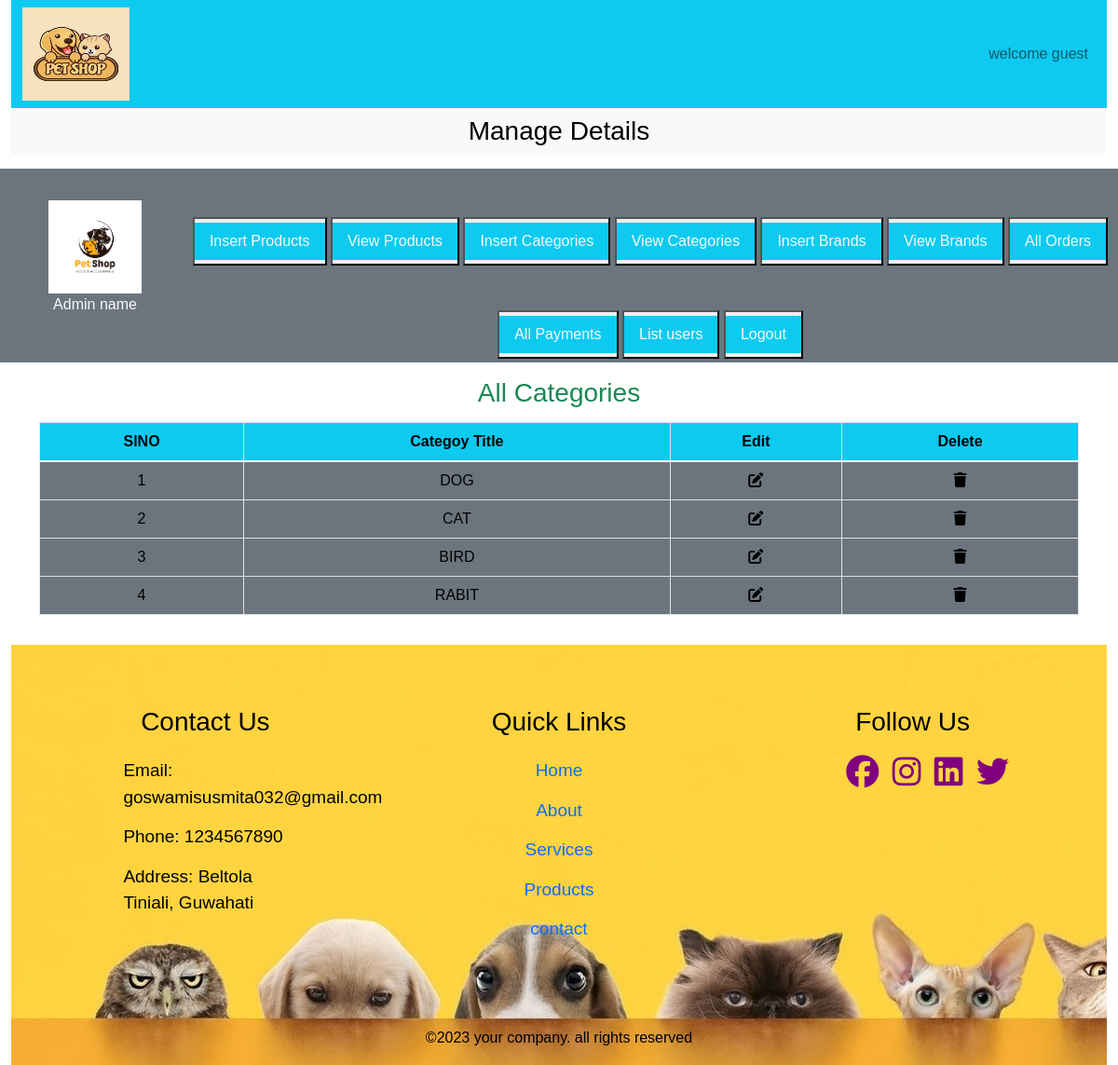
The page /admin_area/index.php?view_categories on the database its author committed.
### tables this page shows
CREATE TABLE `categories` (
  `category_id` int(11) NOT NULL,
  `category_title` varchar(100) NOT NULL
);

### admin_area/view_categories.php (the view)
<h3 class="text-center text-success"style="position: absolute;">All Categories</h3>
<table class="table table-bordered mt-5">
    <thead class='bg-info'>
        <tr class="text-center">
            <th>SlNO</th>
            <th>Categoy Title</th>
            <th>Edit</th>
            <th>Delete</th>
        </tr>
    </thead>
    <tbody class="bg-secondary text-light">
        <?php
            $select_cat="SELECT * from `categories`";
            $result=mysqli_query($conn,$select_cat);
            $number=0;
            while($row=mysqli_fetch_assoc($result)){
                $category_id=$row['category_id'];
                $category_title=$row['category_title'];
                $number++;
        ?>
        <tr class="text-center">
            <td><?php echo $number; ?></td>
            <td><?php echo $category_title; ?></td>
            <td> <a href="index.php?edit_category=<?php echo $category_id ?>" class='text-light'><i class='fa-solid fa-pen-to-square'></i></a></td>
            <td><a href="" class='text-light'><i class='fa-solid fa-trash'></i></td>
        </tr>
        <?php
            }
        ?>
    </tbody>
</table>

### style.css (style rules this page uses)
* { margin: 0; padding: 0; box-sizing: border-box; }

### includes/footer.php (style rules this page uses)
* { margin: 0; padding: 0; font-family: Arial,Helvetica,sans-serif; color: black; }
h3 { font-size: 28px; margin-bottom: 15px; text-align: center; }
a { text-decoration: none; }

### rows shown on the page
categories: category_title "DOG"
categories: category_title "CAT"
categories: category_title "BIRD"
categories: category_title "RABIT"
